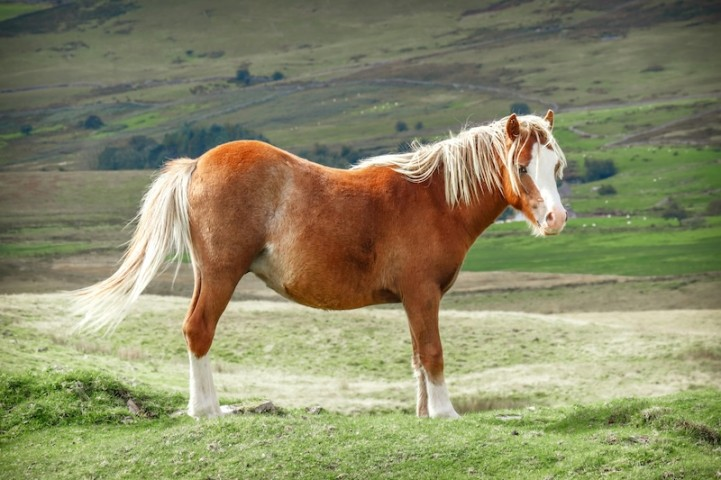
#> input picture Horse.jpg, 721 x 480 px, found by its file name
$ python Mirroring.py
#> lines starting #> are read from the running program, lines starting #| are printed output that depends on the picture
import numpy as np
import imageio as img
import matplotlib.pyplot as plt

path ='D:\Kampus\SEMESTER 5\Pengolahan Citra Digital\Sesi 5 & 6\Horse.jpg'
image = img.imread(path)
#> image is the input picture: shape (480, 721, 3); mean R, G, B 138.5, 138.3, 104.2

height, width = image.shape[:2]
#> height = 480; width = 721
horizontal = np.zeros_like(image)
vertical = np.zeros_like(image)

for y in range(height):
    for x in range(width):
        horizontal[y, x] = image[y, width - 1 - x]
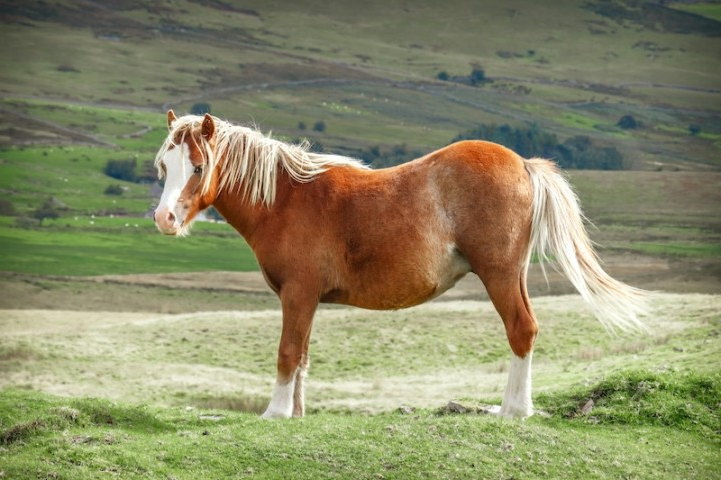
#> horizontal: shape (480, 721, 3); mean R, G, B 138.5, 138.3, 104.2

for y in range(height):
    for x in range(width):
        vertical[y, x] = image[height - 1-y,x]
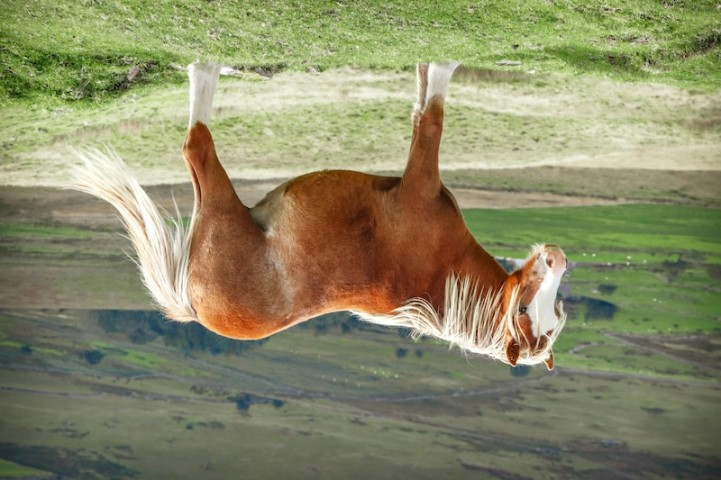
#> vertical: shape (480, 721, 3); mean R, G, B 138.5, 138.3, 104.2

plt.figure(figsize=(10, 5))

plt.subplot(1, 3, 1)
plt.title('Original')
plt. imshow(image)

plt.subplot(1, 3, 2)
plt.title('Horizontal')
plt. imshow(horizontal)

plt.subplot(1, 3, 3)
plt.title('Vertical')
plt. imshow(vertical)

plt.show()
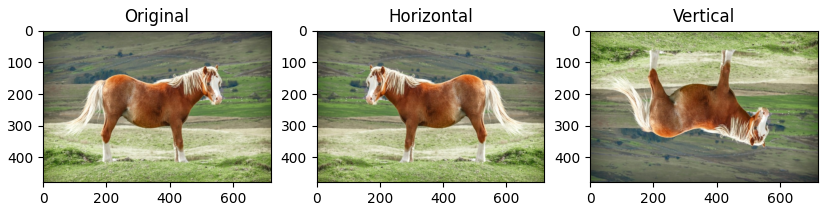
#> figure drawn by matplotlib, 3 panels
